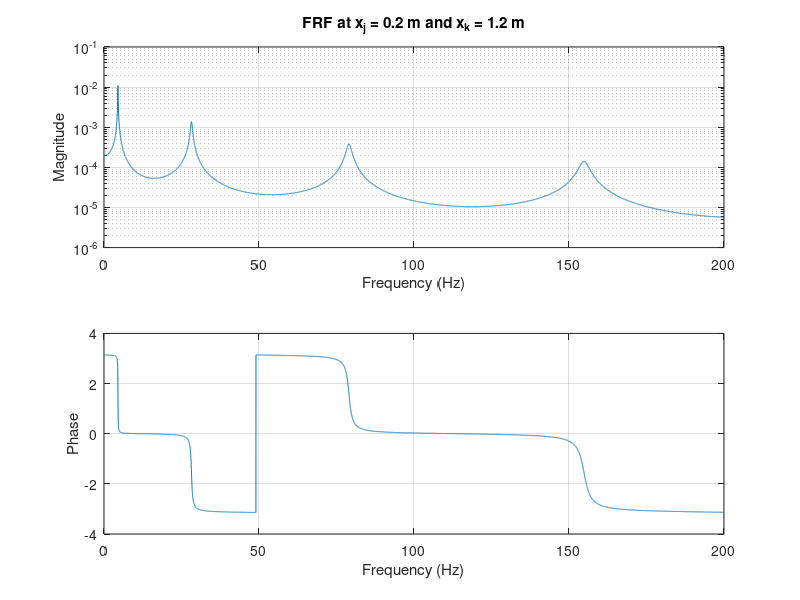

Here is the MATLAB script that generated this plot: (Note: this script raises an error after producing the figure.)
tic; % Start timing

close all; clc; clear;

% Data of the reference structure
L = 1.2; % m
h = 8e-3; % m
b = 40e-3; % m
rho = 2700; % kg/m^3
E = 68e9; % Pa
J = b * h^3 / 12; % m^4
m = rho * b * h; % kg/m

% Boundary conditions
H = @(gamma) [  1,  0,  1,   0;
                0,  1,  0,   1;
                -cos(gamma*L), -sin(gamma*L),  cosh(gamma*L),  sinh(gamma*L);
                sin(gamma*L), -cos(gamma*L),  sinh(gamma*L),  cosh(gamma*L)];

% Characteristic equation
chareq = @(gamma) det(H(gamma));

% Solve the characteristic equation for gamma
gamma_vals = linspace(0, 50, 10000);
omega_vals = gamma_vals.^2 * sqrt(E * J / (rho * b * h));
chareq_vals = arrayfun(chareq, gamma_vals);

% Numerically find the roots of the characteristic equation
gamma_roots = zeros(1, length(gamma_vals) - 1);
root_count = 0;
for i = 1:length(gamma_vals)-1
    if chareq_vals(i) * chareq_vals(i+1) < 0
        root_count = root_count + 1;
        gamma_roots(root_count) = fzero(chareq, [gamma_vals(i), gamma_vals(i+1)]);
    end
end
gamma_roots = gamma_roots(1:root_count);

% Convert gamma roots to frequencies
omega_i = gamma_roots.^2 * sqrt(E * J / (rho * b * h));
f_i = omega_i / (2 * pi);

disp(['First 4 natural frequencies: ', num2str(f_i(1:4)), ' Hz']);

%% Mode shapes

% Compute the mode shapes
x_vals = linspace(0, L, 2000);
mode_shapes = zeros(4, length(gamma_roots));

for i = 1:length(gamma_roots)
    g_i = gamma_roots(i);
    H_i = H(g_i);
    H_hat = H_i(2:4, 2:4);
    N = H_i(2:4, 1);
    H_hat_inv = pinv(H_hat);
    w_hat = -H_hat_inv * N;
    w_i = [1; w_hat];
    mode_shapes(:, i) = w_i; % Normalize the mode shape
end

function phi = phi_shape(gamma, x)
    phi = [cos(gamma * x); sin(gamma * x); cosh(gamma * x); sinh(gamma * x)];
end

% Plot the mode shapes
for i = 1:0
    figure;
    g_i = gamma_roots(i);
    shape_i = mode_shapes(:, i)' * phi_shape(g_i, x_vals);
    plot(x_vals, shape_i);
    hold on;
    line([0, L], [0, 0], 'LineStyle', '--', 'Color', 'k');
    title(['Mode Shape n°', num2str(i), ' - f = ', num2str(f_i(i)), ' Hz']);
    xlabel('x (m)');
    ylabel('Mode Shape');
    grid on;
    ylim([-max(abs(shape_i)), max(abs(shape_i))]);
end

%% Frequency response function
x_j = 0.2; % m
x_k = 1.2; % m
damp_factor = 0.01;

freqs = linspace(0, 200, 10000);

function FRF = computeFRF(freqs, gamma_roots, mode_shapes, x_j, x_k, x_vals, damp_factor, E, J, rho, b, h, m)
    % Preallocation of FRF
    FRF = zeros(1, length(freqs));

    % Calculation of constants
    omega_vals = 2 * pi * freqs;
    omega_i_roots = gamma_roots.^2 * sqrt(E * J / (rho * b * h));

    % Pre-calculation of phi_shape for x_j, x_k and x_vals
    phi_j_vals = arrayfun(@(g_i) phi_shape(g_i, x_j), gamma_roots, 'UniformOutput', false);
    phi_k_vals = arrayfun(@(g_i) -phi_shape(g_i, x_k), gamma_roots, 'UniformOutput', false); % Negative direction for x_k because de force is applied downwards
    phi_i_vals = arrayfun(@(g_i) phi_shape(g_i, x_vals), gamma_roots, 'UniformOutput', false);

    % Calculation of modal masses
    m_i_vals = arrayfun(@(j) trapz(x_vals, m * (mode_shapes(:, j)' * phi_i_vals{j}).^2), 1:length(gamma_roots));

    % Main loop
    for i = 1:length(freqs)
        omega = omega_vals(i);
        for j = 1:length(gamma_roots)
            omega_i = omega_i_roots(j);
            w_i = mode_shapes(:, j);
            phi_j = w_i' * phi_j_vals{j};
            phi_k = w_i' * phi_k_vals{j};
            m_i = m_i_vals(j);
            num = (phi_j * phi_k / m_i);
            den = -omega^2 + 2j * damp_factor * omega_i * omega + omega_i^2;
            FRF(i) = FRF(i) + num / den;
        end
    end
end

FRF = computeFRF(freqs, gamma_roots, mode_shapes, x_j, x_k, x_vals, damp_factor, E, J, rho, b, h, m);

% Plot the FRF
figure;
subplot(2, 1, 1);
semilogy(freqs, abs(FRF));
title('FRF at x_j = 0.2 m and x_k = 1.2 m');
xlabel('Frequency (Hz)');
ylabel('Magnitude');
grid on;
subplot(2, 1, 2);
plot(freqs, angle(FRF));
xlabel('Frequency (Hz)');
ylabel('Phase');
grid on;

%% Considering N FRFs

x_js = [0.2, 0.3, 0.45, 0.66, 0.9, 1.13];
x_ks = 1.2;

G_exp = zeros(length(freqs), length(x_js) * length(x_ks));

for i = 1:length(x_js)
    for j = 1:length(x_ks)
        x_j = x_js(i);
        x_k = x_ks(j);
        FRF = computeFRF(freqs, gamma_roots, mode_shapes, x_j, x_k, x_vals, damp_factor, E, J, rho, b, h, m);
        G_exp(:, (i-1)*length(x_ks) + j) = FRF.';
    end
end

% Save the "experimental" FRFs
save 'cantilever_FRF.mat' freqs G_exp;

toc; % End timing and display elapsed time

%% FRF fitting

[FRFopt, freqsOpt, xSol] = FRF_fit(freqs, G_exp, 4, 10);

% Compare the experimental and identified mode shapes

x_r = [0.2, 0.3, 0.45, 0.66, 0.9, 1.13];
[~, idx_r] = arrayfun(@(x) min(abs(x_vals - x)), x_r);
A_r = xSol(3:length(x_r)+2,:);
shape_1 = mode_shapes(:, 1)' * phi_shape(gamma_roots(1), x_vals);
err_shape = @(x) A_r(:,1) * x - shape_1(idx_r).';
options = optimoptions('lsqnonlin','Algorithm','levenberg-marquardt', 'Display', 'none');
scale_factor = lsqnonlin(@(x) err_shape(x), 0, -100, 100, options);

figure;
for i = 1:4
    shape = mode_shapes(:, i)' * phi_shape(gamma_roots(i), x_vals);
    % Invert shape if i is even
    if mod(i, 2) == 0
        shape = -shape;
    end
    plot(x_vals, shape, 'LineWidth', 1.5);
    hold on;
    plot(x_r, A_r(:,i) * scale_factor, 'ro', 'LineWidth', 1.5);
end
yline(0, '--', 'Color', 'k');
title('Mode shapes');
xlabel('x (m)');
ylabel('Mode shape');
grid on;
